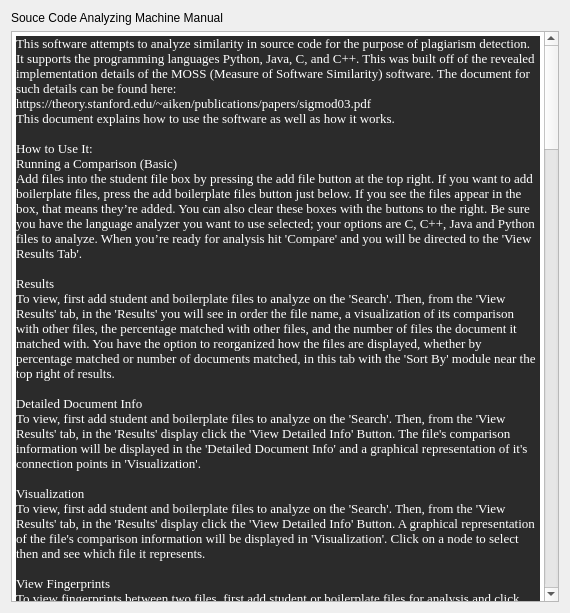
<?xml version="1.0" encoding="UTF-8"?>
<ui version="4.0">
 <class>HelpManual</class>
 <widget class="QWidget" name="HelpManual">
  <property name="geometry">
   <rect>
    <x>0</x>
    <y>0</y>
    <width>570</width>
    <height>613</height>
   </rect>
  </property>
  <property name="windowTitle">
   <string>Help Manual</string>
  </property>
  <layout class="QGridLayout" name="gridLayout">
   <item row="0" column="0">
    <widget class="QLabel" name="label">
     <property name="text">
      <string>Souce Code Analyzing Machine Manual</string>
     </property>
    </widget>
   </item>
   <item row="1" column="0">
    <widget class="QTextBrowser" name="textBrowser">
     <property name="font">
      <font>
       <family>Times New Roman</family>
      </font>
     </property>
     <property name="html">
      <string>&lt;!DOCTYPE HTML PUBLIC &quot;-//W3C//DTD HTML 4.0//EN&quot; &quot;http://www.w3.org/TR/REC-html40/strict.dtd&quot;&gt;
&lt;html&gt;&lt;head&gt;&lt;meta name=&quot;qrichtext&quot; content=&quot;1&quot; /&gt;&lt;style type=&quot;text/css&quot;&gt;
p, li { white-space: pre-wrap; }
&lt;/style&gt;&lt;/head&gt;&lt;body style=&quot; font-family:'Times New Roman'; font-size:8pt; font-weight:400; font-style:normal;&quot;&gt;
&lt;p style=&quot; margin-top:12px; margin-bottom:12px; margin-left:0px; margin-right:0px; -qt-block-indent:0; text-indent:0px; background-color:#2b2b2b;&quot;&gt;&lt;span style=&quot; font-family:'JetBrains Mono','monospace'; font-size:10pt; color:#ffffff;&quot;&gt;This software attempts to analyze similarity in source code for the purpose of plagiarism detection. It supports the programming languages Python, Java, C, and C++. This was built off of the revealed implementation details of the MOSS (Measure of Software Similarity) software. The document for such details can be found here:&lt;br /&gt;https://theory.stanford.edu/~aiken/publications/papers/sigmod03.pdf&lt;br /&gt;This document explains how to use the software as well as how it works. &lt;br /&gt;&lt;br /&gt;&lt;/span&gt;&lt;span style=&quot; font-family:'JetBrains Mono','monospace'; font-size:9.8pt; color:#ffffff; background-color:#2b2b2b;&quot;&gt;How to Use It:&lt;/span&gt;&lt;span style=&quot; font-family:'JetBrains Mono','monospace'; font-size:9.8pt; color:#ffffff;&quot;&gt;&lt;br /&gt;Running a Comparison (Basic)&lt;br /&gt;Add files into the student file box by pressing the add file button at the top right. If you want to add boilerplate files, press the add boilerplate files button just below. If you see the files appear in the box, that means they’re added. You can also clear these boxes with the buttons to the right. Be sure you have the language analyzer you want to use selected; your options are C, C++, Java and Python files to analyze. When you’re ready for analysis hit 'Compare' and you will be directed to the 'View Results Tab'.&lt;br /&gt;&lt;br /&gt;Results&lt;br /&gt;To view, first add student and boilerplate files to analyze on the 'Search'. Then, from the 'View Results' tab, in the 'Results' you will see in order the file name, a visualization of its comparison with other files, the percentage matched with other files, and the number of files the document it matched with. You have the option to reorganized how the files are displayed, whether by percentage matched or number of documents matched, in this tab with the 'Sort By' module near the top right of results.&lt;br /&gt;&lt;br /&gt;Detailed Document Info&lt;br /&gt;To view, first add student and boilerplate files to analyze on the 'Search'. Then, from the 'View Results' tab, in the 'Results' display click the 'View Detailed Info' Button. The file's comparison information will be displayed in the 'Detailed Document Info' and a graphical representation of it's connection points in 'Visualization'.&lt;br /&gt;&lt;br /&gt;Visualization&lt;br /&gt;To view, first add student and boilerplate files to analyze on the 'Search'. Then, from the 'View Results' tab, in the 'Results' display click the 'View Detailed Info' Button. A graphical representation of the file's comparison information will be displayed in 'Visualization'. Click on a node to select then and see which file it represents.&lt;br /&gt;&lt;br /&gt;View Fingerprints&lt;br /&gt;To view fingerprints between two files, first add student or boilerplate files for analysis and click 'Compare'. From the 'View Results' tab click on the 'View Detailed Info' button to navigate file content to the 'Detailed Document Info'. For individual comparison you wish to see, click 'Send To Compare' in the ''Detailed Document Info' display and you will be navigated to the 'Individual Comparisons' tab. You will see the matching fingerprints displayed.&lt;br /&gt;&lt;br /&gt;Build General Report&lt;br /&gt;To generate a general report file, navigate to the 'Search' tab. Add the student and boilerplate files that you wish to see analyzed, then press the 'Save Results to File' on the bottom right. The output will be displayed in the output dialog and you will be given the option to save the file.&lt;br /&gt;&lt;br /&gt;Build Individual Comparison Report&lt;br /&gt;To generate an individual comparison report file, you first must add the student and boilerplate files on the 'Search' tab. Then on the 'View Results' tab. Then you will be sent to the 'Individual Comparison' tab where the indicated comparison would be shown in the 'Select Comparison' display box. Press the 'Create Report' button below this display and you will be save the individual comparison file.&lt;br /&gt;&lt;br /&gt;Options - (Search Settings, Language, Ignore Threshold)&lt;br /&gt;The language determines what analyzer will be used (C, C++, Java and Python are currently supported). The 'Ignore Threshold' determines how many allowable common fingerprints there can be before it’s put into the output.&lt;br /&gt;&lt;br /&gt;Advanced Options - (K-Grams, Window Size)&lt;br /&gt;From the 'Search' tab, click the 'Advanced' tab over setting and you will see additional options. 'K-Grams' determines what size a fingerprint should be in order for it to be truly considered a match to be factored into comparisons. The larger the k is, the more likely it is the fingerprint found was a true copy, but making it smaller makes it better able to detect reordering/repositioning of something copied and can find smaller matches. 'Window Size' determines the size of the window used in the winnowing algorithm.&lt;br /&gt;&lt;/span&gt;&lt;span style=&quot; font-family:'JetBrains Mono','monospace'; font-size:10pt; color:#ffffff;&quot;&gt;&lt;br /&gt;Output&lt;br /&gt;**DISCLAIMER** &lt;br /&gt;This software is a tool and is used to help identify files which are strongly similar, but a file being similar doesn’t mean actual plagiarism took place. It can help identify suspected plagiarism, but a human is still needed to look through the files and, along with other investigation, discern whether or not copying really took place. &lt;br /&gt;&lt;br /&gt;Output will appear below and percentage is based on relative similarity. It tells what percentage of one file’s own fingerprints are not original but similar to another file. You can index through the files and their fingerprints with the buttons below. The fingerprints being shown on the frontend aren’t actually the same as those used on the backend to decide comparisons. That uses different parameters for performance purposes, the front end uses parameters for the winnowing algorithm meant to maximize the depth of the search, sometimes it will result in more or less fingerprints. You can press the important blocks button to view blocks of consecutive fingerprints, which may be more indicative of true plagiarism (these are based off of the ones generated from the backend). If you’d like to view all blocks or prints, you can press the view all button. The clear output button clears the output field (it won’t get rid of the text file). &lt;br /&gt;&lt;br /&gt;Options&lt;br /&gt;Language determines what analyzer will be used, Java, C, C++ and Python are currently supported. Fingerprint Match Count determines how many allowable common fingerprints there can be before it’s put into the output. K-Grams/Noise threshold determines what size a fingerprint should be in order for it to be truly considered a match to be factored into comparisons. The larger the k is, the more likely it is the fingerprint found was a true copy, but making it smaller makes it better able to detect reordering/repositioning of something copied and can find smaller matches. Window size determines the size of the window used in the winnowing algorithm. More information on these values can be found below.&lt;br /&gt;&lt;br /&gt;&lt;br /&gt;How it Works &lt;br /&gt;(files described here start at the path source/backend)&lt;br /&gt;&lt;br /&gt;Parsing Source Code + Tokenization (mostly analyzer.py)&lt;br /&gt;&lt;br /&gt;After reading in the raw file text, all whitespace is to be eliminated. This is essentially to prevent adding on a bunch of meaningless whitespace in order to attempt to throw off the algorithm, only the code itself is analyzed. All text is also brought to lowercase to prevent meaningless changing of cases that could also be used to throw off the algorithm even if the underlying text is the same. If the raw text analyzer is being used, fingerprints then begin to be developed, for source code further parsing and tokenization will also take place. Nondistinct characters (we called boilerplate characters) such as (for Python) parenthesis, colons, or ‘def’ are removed. Tokenization essentially involves taking the fundamental parts of the code and turning them into nondistinct tokens. For example, all variable names are changed to ‘v’, all function names to ‘f’, conditionals to ‘c', or loops to ‘l’. This is essentially to catch things like changing variable or function names or interchanging for loops and while loops which both do essentially the same thing in an attempt to dupe the algorithm. Comments, although they can be tokens, are usually removed altogether, as meaningless blocks of comments can be added to skew or throw off comparisons. &lt;br /&gt;&lt;br /&gt;Overall, the structure of the code itself is being most examined, rather than simply the text. This may lead to times where there seems to be a reasonably sized block of similar text between 2 files that doesn’t give a match. This doesn’t (necessarily) mean the analyzer isn’t working, but what appears to be a large block of text may only have a smaller underlying structure, at least as the analyzer sees it, that wasn’t big enough to be considered a match. There may also be times when text looks different but gives a match, this may be because things like naming or some other readily changeable property was different while underlying structure was considered similar enough to be a match.&lt;br /&gt;&lt;br /&gt;Winnowing Algorithm and Setting Up Fingerprints (winnowing.py)&lt;br /&gt;&lt;br /&gt;After parsing and/or tokenizing the file, the resulting string will be made into fingerprints, which are basically what are used for comparisons/analysis. First, the text is split up into k-grams, which will be a contiguous substring of length k (a changeable option). Below is an example taken from MOSS’s document:&lt;br /&gt;&lt;br /&gt;A do run run run, a do run run&lt;br /&gt;(original text)&lt;br /&gt;&lt;br /&gt;adorunrunrunadorunrun&lt;br /&gt;(irrelevant features removed/parsed)&lt;br /&gt;&lt;br /&gt;adoru dorun orunr runru unrun nrunr runru unrun nruna runad unado nador adoru dorun orunr runru unrun&lt;br /&gt;(splitting the text into k-grams with k = 5)&lt;br /&gt;&lt;br /&gt;There should be a k-gram at every position in the text, except for the last k - 1 positions. k is also called the noise threshold, in that it will determine the length a substring should be to be considered significant enough for comparison, smaller matching substrings may simply be coincidental and aren’t necessarily indicative of plagiarism. Those would be considered a part of the general “noise” and wouldn’t be compared. Generally, the larger the k, the more sure you can be that a similar k-gram found was a true copy because of how long the match was, however a smaller k will be better at finding things that were reordered or relocated throughout the document or a smaller match, so a good value to balance that should be chosen. After being split into k-grams, the k-grams are then all hashed.&lt;br /&gt;&lt;br /&gt;77 72 42 17 98 50 17 98 8 88 67 39 77 72 42 17 98&lt;br /&gt;(a hypothetical sequence of hashes from the k-grams)&lt;br /&gt;&lt;br /&gt;After this, the core winnowing algorithm takes place in order to derive the fingerprints, it essentially involves putting the hashes into a series of windows of size w (can be user selected) and selecting minimum hash values. A more detailed description can be found in the document (https://theory.stanford.edu/~aiken/publications/papers/sigmod03.pdf) in section 3 which goes into it better, pseudocode for it can be found in section 5.2.&lt;br /&gt;&lt;br /&gt;17 17 8 39 17&lt;br /&gt;(the hashes that were chosen as fingerprints of the original text from the winnowing algorithm)&lt;br /&gt;&lt;br /&gt;We also keep track of the starting position of each fingerprint in the parsed text and the original unparsed substring in our fingerprint object (usually for displaying purposes). What comes out in the end would look something like this. &lt;br /&gt;runru, 17, [3]    runru, 17, [6]    nruna, 8, [8]    nador, 39, [11]    runru 17, [15]&lt;br /&gt;These are essentially the fingerprints/identifiers that are chosen to make up a file and are what will be highlighted to the user on the front end. &lt;br /&gt;&lt;br /&gt;Comparisons (interface.py)&lt;br /&gt;This takes place after all of the fingerprints in each file have been determined. Files are first wrapped into filetofingerprint objects, comparisons between the objects take place, if two fingerprints between files share the same hash, then they’re considered a common fingerprint. This fingerprint can take place across multiple locations in each of the two documents, when viewing you’ll see all of the fingerprints at all of these locations across both files (essentially you’re indexing through the hashes). It should be kept in mind that a common fingerprint may share the same hash value number but the original substring they represent may not be exactly the same. &lt;br /&gt;&lt;br /&gt;Boilerplate Files (interface.py)&lt;br /&gt;These are simply files that a student would be sanctioned to copy from. They come in the form of a parameter in the file comparing functions, and any fingerprints generated from these files are to be ignored in comparisons. One possible usage for this would be something like an answer key, or perhaps an example from a textbook or lecture slides/notes. &lt;br /&gt;&lt;br /&gt;Percentage Similarity (interface.py)&lt;br /&gt;Percentage similarity, calculated through get_similarity, is based on the number of in-common fingerprints one file has with respect to another divided by its own total fingerprints. This means it’s a relative percentage and comparing file A to file B wouldn’t necessarily give the same percentage when comparing file B to file A, as it represents what percentage of its own fingerprints are shared by another file. &lt;br /&gt;&lt;br /&gt;Known Issues: &lt;br /&gt;Lengthy string (often found in print functions) or data constants under certain circumstances can lead to skewed comparisons. The most important matches function was tested but may need to be tested more to assure it works. &lt;br /&gt;&lt;/span&gt;&lt;/p&gt;&lt;/body&gt;&lt;/html&gt;</string>
     </property>
    </widget>
   </item>
  </layout>
 </widget>
 <resources/>
 <connections/>
</ui>
